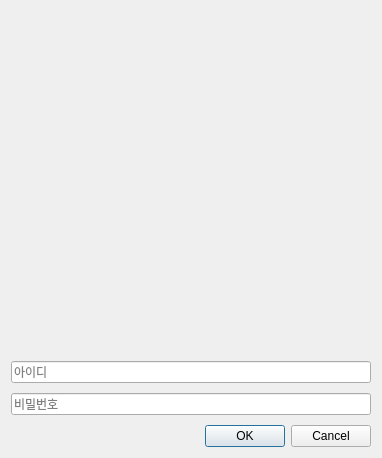
<?xml version="1.0" encoding="UTF-8"?>
<ui version="4.0">
 <class>LoginDialog</class>
 <widget class="QDialog" name="LoginDialog">
  <property name="geometry">
   <rect>
    <x>0</x>
    <y>0</y>
    <width>382</width>
    <height>458</height>
   </rect>
  </property>
  <property name="windowTitle">
   <string>로그인</string>
  </property>
  <layout class="QVBoxLayout" name="verticalLayout">
   <property name="spacing">
    <number>10</number>
   </property>
   <item>
    <widget class="QLabel" name="bannerLabel">
     <property name="maximumSize">
      <size>
       <width>16777215</width>
       <height>16777215</height>
      </size>
     </property>
     <property name="pixmap">
      <pixmap>img/vigiledge_banner.png</pixmap>
     </property>
     <property name="scaledContents">
      <bool>false</bool>
     </property>
     <property name="alignment">
      <set>Qt::AlignmentFlag::AlignCenter</set>
     </property>
    </widget>
   </item>
   <item>
    <widget class="QLineEdit" name="lineEditUsername">
     <property name="placeholderText">
      <string>아이디</string>
     </property>
    </widget>
   </item>
   <item>
    <widget class="QLineEdit" name="lineEditPassword">
     <property name="echoMode">
      <enum>QLineEdit::EchoMode::Password</enum>
     </property>
     <property name="placeholderText">
      <string>비밀번호</string>
     </property>
    </widget>
   </item>
   <item>
    <widget class="QDialogButtonBox" name="buttonBox">
     <property name="standardButtons">
      <set>QDialogButtonBox::StandardButton::Cancel|QDialogButtonBox::StandardButton::Ok</set>
     </property>
    </widget>
   </item>
  </layout>
 </widget>
 <resources/>
 <connections/>
</ui>
